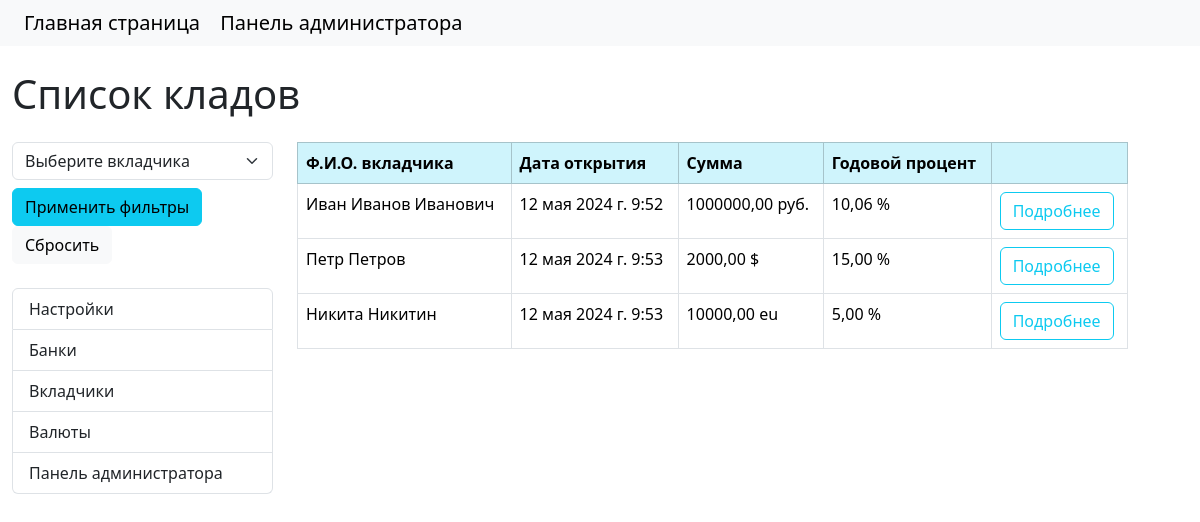
Before: /deposits/ with the older database file.
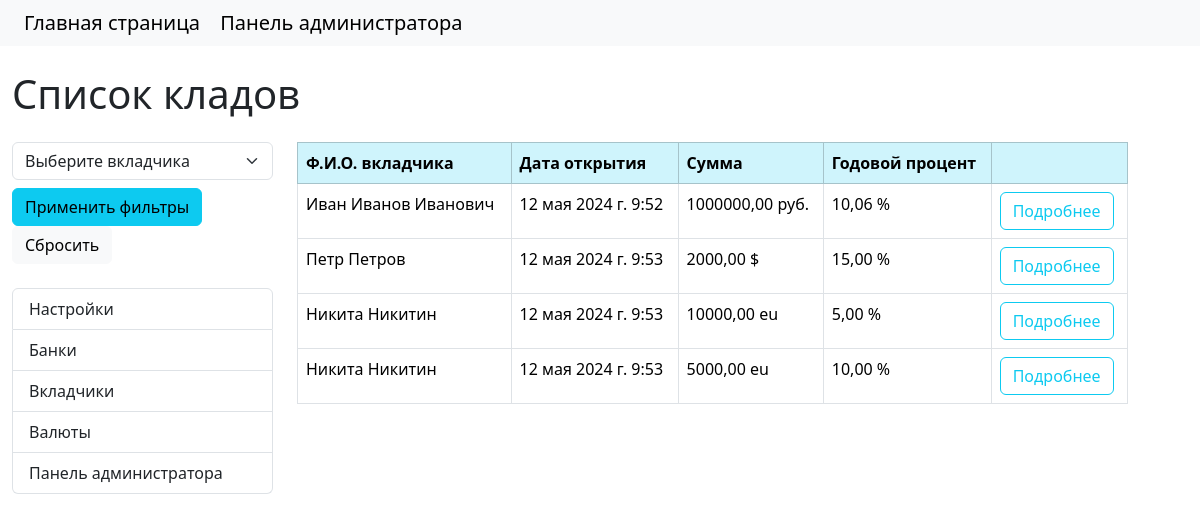
After: the same page with the newer database file.
### core/models.py (models this page shows, shortened)
class Deposit(models.Model):
    amount = models.DecimalField('Сумма', default=0.00, max_digits=10, decimal_places=2)
    depositor = models.ForeignKey(Depositor, on_delete=models.CASCADE, verbose_name='Вкладчик')
    currency = models.ForeignKey(Currency, on_delete=models.SET_NULL, null=True, verbose_name='Валюта')
    annual_percentage = models.DecimalField('Годовой процент', default=0.00, max_digits=5, decimal_places=2)
    dc = models.DateTimeField('Дата записи', null=True, blank=True, default=timezone.now)
    class Meta:
        verbose_name = 'Вклад'
        verbose_name_plural = 'Вклады'

class Depositor(models.Model):
    last_name = models.CharField('Фамилия', max_length=100)
    first_name = models.CharField('Имя', max_length=100)
    patronymic = models.CharField('Отчество', max_length=100, blank=True)
    role_choices = [
        ('depositorPremium', 'Вкладчик с высоким рейтингом'),
        ('depositorNormal', 'Вкладчик с обычным рейтингом'),
        ('depositorGarbage', 'Вкладчик из черного списка'),
    ]
    email = models.CharField('Почта', max_length=50, blank=True)
    telephone = models.CharField('Телефон', max_length=12, blank=True)
    role = models.CharField('Роль', max_length=20, choices=role_choices)
    birthday = models.DateField('День рождения', null=True, blank=True, default=timezone.now)
    bank = models.ForeignKey(Bank, on_delete=models.CASCADE, verbose_name='Банк')
    photo = models.ImageField('Фото вкладчика', upload_to='photos', null=True, blank=True)
    passport = models.CharField('Серия и номер паспорта', max_length=11, default='', unique=True)
    def __str__(self):
        return self.get_full_name()
    def get_full_name(self) -> str:
        first_name = self.first_name
        last_name = self.last_name
        patronymic = self.patronymic
        if first_name:
            return f"{first_name} {last_name} {patronymic}".strip()
        elif last_name:
            return last_name
        else:
            return 'нет данных'
    class Meta:
        verbose_name = 'Вкладчик'
        verbose_name_plural = 'Вкладчики'

class Currency(models.Model):
    code = models.CharField('Кодовой обозначение', max_length=5, unique=True)
    name = models.CharField('Наименование', max_length=50, unique=True)
    class Meta:
        verbose_name = 'Валюта'
        verbose_name_plural = 'Валюты'

### core/views.py (the view)
# urls.py: path('deposits/', views.DepositsList.as_view(), name='deposits'),
class DepositsList(ListView):
    model = models.Deposit
    template_name = 'core/deposits.html'
    context_object_name = 'deposits'
    def get_filters(self):
        queryset = super().get_queryset()
        return filters.DepositFilter(self.request.GET, queryset=queryset)
    def get_queryset(self):
        return self.get_filters().qs
    def get_context_data(self, **kwargs):
        context = super().get_context_data(**kwargs)
        context['filters'] = self.get_filters()
        context['title'] = 'Список кладов'
        context['depositors'] = models.Depositor.objects.all()
        return context

### core/templates/core/deposits.html (shortened to what this page needs)
{% extends 'base.html' %}
{% block page_title %}
<h1 class="mb-4">
    {{ title }} {{ depositor.last_name }} {{ depositor.first_name }} {{ depositor.patronymic }}
</h1>
{% endblock %}
{% block sidebar %}
<div class="col-md-3">
    <form method="get">
        <select class="form-select mb-2" name="depositor" id="depositorSelect">
            <option value="">Выберите вкладчика</option>
        </select>
        <button type="submit" class="btn btn-info">Применить фильтры</button>
        <a href="{% url 'deposits' %}" class="btn btn-light">Сбросить</a>
    </form>
    <ul class="list-group mt-4">
        <a class="list-group-item" href="{% url 'deposits_settings' %}">Настройки</a>
        <a class="list-group-item" href="{% url 'home' %}">Банки</a>
        <a class="list-group-item" href="{% url 'depositors' %}">Вкладчики</a>
        <a class="list-group-item" href="{% url 'currency' %}">Валюты</a>
        <a class="list-group-item" href="{% url 'admin' %}">Панель администратора</a>
    </ul>
</div>
{% endblock %}
{% block content %}
<div class="col-md-9">
    <table class="table table-bordered">
        <thead class="table-info">
        <tr>
            <th scope="col">Ф.И.О. вкладчика</th>
            <th scope="col">Дата открытия</th>
            <th scope="col">Сумма</th>
            <th scope="col">Годовой процент</th>
            <th scope="col"></th>
        </tr>
        </thead>
        <tbody>
        {% for item in deposits %}
        <tr>
            <td>{{ item.depositor }}</td>
            <td>{{ item.dc }}</td>
            <td>{{ item.amount }} {{ item.currency.code }}</td>
            <td>{{ item.annual_percentage }} %</td>
            <td>
                <a href="{% url 'deposit_detail' pk=item.pk %}" class="btn btn-outline-info">Подробнее</a>
            </td>
        </tr>
        {% endfor %}
        </tbody>
    </table>
</div>
{% endblock %}

Changed rows visible on the page:
added Deposit: depositor "Никита Никитин", dc "12 мая 2024 г. 9:53", amount "5000,00", currency.code "eu", annual_percentage "10,00"
